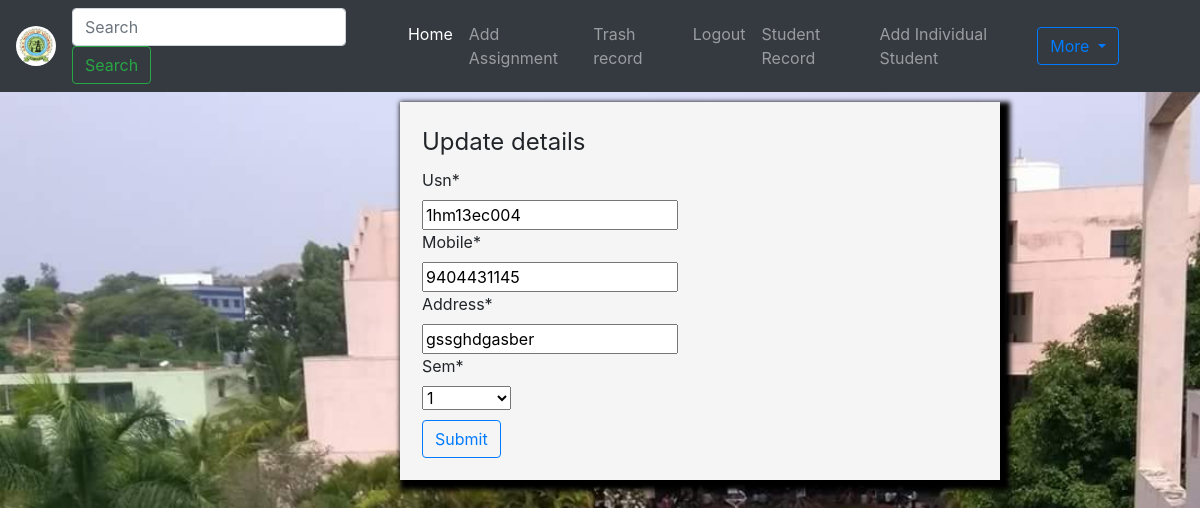
Page /student/5/edit/ (signed in) on the committed database.
### college/models.py (models this page shows, shortened)
class Student(models.Model):
    name = models.OneToOneField(User, on_delete=models.CASCADE)
    usn = models.CharField(max_length=10, blank=False, null=True, unique=True)
    mobile = models.CharField(max_length=10, blank=False, null=True, unique=True)
    address = models.CharField(max_length=50, blank=False, null=True, unique=True)
    sem = models.ForeignKey(Semester, on_delete=models.CASCADE, null=True, blank=False)

### college/views.py (the view)
# urls.py: path('student/<int:id>/edit/', views.studentupdate, name='update-student'),
def studentupdate(request, id):
    if request.user.is_staff:
        student = get_object_or_404(Student, id=id)
        if request.method == 'POST':
            form = StudentRegForm(request.POST, instance=student)
            if form.is_valid():
                form.save()
                messages.success(request, f'Student record updated successfully')
                return HttpResponseRedirect(reverse('batch-list'))
            else:
                messages.warning(request, f'Details not filled properly')
                return HttpResponseRedirect(reverse('batch-list'))
        else:
            form = StudentRegForm(instance=student)
            context = {
                'form': form,
            }
            return render(request, 'college/studentreg.html', context)
    else:
        return HttpResponseRedirect(reverse('index'))

### college/forms.py
class StudentRegForm(forms.ModelForm):
    class Meta:
        model = Student
        fields = ['usn', 'mobile', 'address', 'sem']

### college/models.py (called while the page is built)
    def __str__(self):
        return self.semester

### college/templates/college/studentreg.html (shortened to what this page needs)
{% extends 'college/base.html' %}
{% load crispy_forms_tags %}
{% block content %}
    <div class="student-reg">
        <form  method="post">
            <legend class="mb-2 ">Update details</legend>
            {{ form|crispy }}
            <button class="btn btn-outline-primary" id="butt" type="submit">Submit</button>
        </form>
    </div>
{% endblock %}

### college/static/college/basic.css (style rules this page uses)
body { background: url("1496123965FB_IMG_1495358397826.jpg") no-repeat fixed; background-size: 1400px; }
.login-f, .student-reg, .student-add { border: 2px solid whitesmoke; padding: 5px; background: whitesmoke; box-shadow: 5px 5px 5px black; }
.student-reg { width: 600px; margin-top: 10px; margin-left: 400px; box-shadow: 5px 5px 5px 5px black; padding: 20px; }
#butt { margin-top: 10px; }

### rows in the picture
Student: usn "1hm13ec004", mobile "9404431145", address "gssghdgasber", sem "1"
